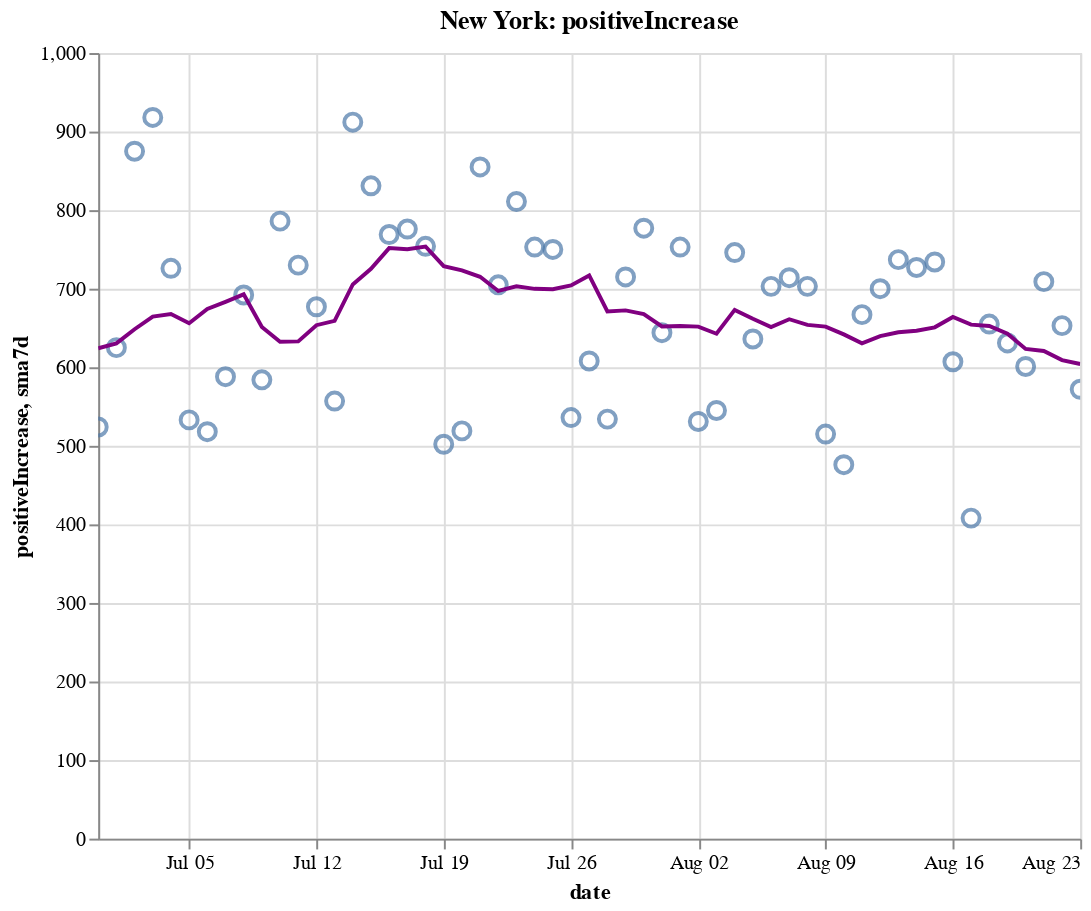

The notebook cell this image was saved under:
### Code cell
create_plot(ny, 'positiveIncrease')

### Figure 1 — Vega-Lite specification as saved in the notebook (floating-point values rounded to 4 significant figures)
{"config": {"view": {"continuousWidth": 400, "continuousHeight": 300}}, "layer": [{"layer": [{"mark": {"type": "point", "size": 75}, "encoding": {"tooltip": [{"type": "temporal", "field": "date"}, {"type": "quantitative", "field": "positiveIncrease"}, {"type": "quantitative", "field": "sma7d"}], "x": {"type": "temporal", "field": "date"}, "y": {"type": "quantitative", "field": "positiveIncrease"}}, "selection": {"selector008": {"type": "interval", "bind": "scales", "encodings": ["x", "y"]}}}, {"mark": {"type": "line", "color": "purple"}, "encoding": {"x": {"type": "temporal", "field": "date"}, "y": {"type": "quantitative", "field": "sma7d"}}}]}, {"mark": {"type": "rule", "color": "#aaa"}, "encoding": {"x": {"type": "temporal", "field": "date"}}, "transform": [{"filter": {"selection": "selector007"}}]}, {"mark": "circle", "encoding": {"opacity": {"condition": {"value": 1, "selection": "selector007"}, "value": 0}, "tooltip": [{"type": "temporal", "field": "date"}, {"type": "quantitative", "field": "positiveIncrease"}, {"type": "quantitative", "field": "sma7d"}], "x": {"type": "temporal", "field": "date"}, "y": {"type": "quantitative", "field": "positiveIncrease"}}, "selection": {"selector007": {"type": "single", "encodings": ["x"], "on": "mouseover", "nearest": true, "empty": "none"}}}, {"mark": {"type": "text", "align": "left", "dx": 5, "dy": -5, "stroke": "white", "strokeWidth": 2}, "encoding": {"text": {"type": "quantitative", "field": "positiveIncrease"}, "tooltip": [{"type": "temporal", "field": "date"}, {"type": "quantitative", "field": "positiveIncrease"}, {"type": "quantitative", "field": "sma7d"}], "x": {"type": "temporal", "field": "date"}, "y": {"type": "quantitative", "field": "positiveIncrease"}}, "transform": [{"filter": {"selection": "selector007"}}]}, {"mark": {"type": "text", "align": "left", "dx": 5, "dy": -5}, "encoding": {"text": {"type": "quantitative", "field": "positiveIncrease"}, "tooltip": [{"type": "temporal", "field": "date"}, {"type": "quantitative", "field": "positiveIncrease"}, {"type": "quantitative", "field": "sma7d"}], "x": {"type": "temporal", "field": "date"}, "y": {"type": "quantitative", "field": "positiveIncrease"}}, "transform": [{"filter": {"selection": "selector007"}}]}], "data": {"name": "data-45948ccfe292f60e9640fbe8dc798075"}, "height": 400, "title": "New York: positiveIncrease", "width": 500, "$schema": "https://vega.github.io/schema/vega-lite/v4.8.1.json", "datasets": {"data-45948ccfe292f60e9640fbe8dc798075": [{"date": "2020-06-30T00:00:00", "totalTestResultsIncrease": 52020.0, "positiveIncrease": 524.0, "death": 24860.0, "deathIncrease": 13.0, "positiveRate": 0.01, "state": "New York", "sma7d": 624.1}, {"date": "2020-07-01T00:00:00", "totalTestResultsIncrease": 56710.0, "positiveIncrease": 625.0, "death": 24870.0, "deathIncrease": 11.0, "positiveRate": 0.011, "state": "New York", "sma7d": 630.4}, {"date": "2020-07-02T00:00:00", "totalTestResultsIncrease": 69940.0, "positiveIncrease": 875.0, "death": 24880.0, "deathIncrease": 11.0, "positiveRate": 0.013, "state": "New York", "sma7d": 648.4}, {"date": "2020-07-03T00:00:00", "totalTestResultsIncrease": 66390.0, "positiveIncrease": 918.0, "death": 24880.0, "deathIncrease": 8.0, "positiveRate": 0.014, "state": "New York", "sma7d": 664.6}, {"date": "2020-07-04T00:00:00", "totalTestResultsIncrease": 62400.0, "positiveIncrease": 726.0, "death": 24900.0, "deathIncrease": 11.0, "positiveRate": 0.012, "state": "New York", "sma7d": 667.9}, {"date": "2020-07-05T00:00:00", "totalTestResultsIncrease": 63420.0, "positiveIncrease": 533.0, "death": 24900.0, "deathIncrease": 8.0, "positiveRate": 0.008, "state": "New York", "sma7d": 656.0}, {"date": "2020-07-06T00:00:00", "totalTestResultsIncrease": 54330.0, "positiveIncrease": 518.0, "death": 24910.0, "deathIncrease": 9.0, "positiveRate": 0.01, "state": "New York", "sma7d": 674.1}, {"date": "2020-07-07T00:00:00", "totalTestResultsIncrease": 56740.0, "positiveIncrease": 588.0, "death": 24920.0, "deathIncrease": 11.0, "positiveRate": 0.01, "state": "New York", "sma7d": 683.3}, {"date": "2020-07-08T00:00:00", "totalTestResultsIncrease": 57580.0, "positiveIncrease": 692.0, "death": 24940.0, "deathIncrease": 20.0, "positiveRate": 0.012, "state": "New York", "sma7d": 692.9}, {"date": "2020-07-09T00:00:00", "totalTestResultsIncrease": 65560.0, "positiveIncrease": 584.0, "death": 24960.0, "deathIncrease": 15.0, "positiveRate": 0.009, "state": "New York", "sma7d": 651.3}, {"date": "2020-07-10T00:00:00", "totalTestResultsIncrease": 73560.0, "positiveIncrease": 786.0, "death": 24970.0, "deathIncrease": 9.0, "positiveRate": 0.011, "state": "New York", "sma7d": 632.4}, {"date": "2020-07-11T00:00:00", "totalTestResultsIncrease": 69200.0, "positiveIncrease": 730.0, "death": 24970.0, "deathIncrease": 6.0, "positiveRate": 0.011, "state": "New York", "sma7d": 633.0}, {"date": "2020-07-12T00:00:00", "totalTestResultsIncrease": 62420.0, "positiveIncrease": 677.0, "death": 24980.0, "deathIncrease": 5.0, "positiveRate": 0.011, "state": "New York", "sma7d": 653.6}, {"date": "2020-07-13T00:00:00", "totalTestResultsIncrease": 51690.0, "positiveIncrease": 557.0, "death": 24990.0, "deathIncrease": 10.0, "positiveRate": 0.011, "state": "New York", "sma7d": 659.1}, {"date": "2020-07-14T00:00:00", "totalTestResultsIncrease": 60040.0, "positiveIncrease": 912.0, "death": 24990.0, "deathIncrease": 5.0, "positiveRate": 0.015, "state": "New York", "sma7d": 705.4}, {"date": "2020-07-15T00:00:00", "totalTestResultsIncrease": 63600.0, "positiveIncrease": 831.0, "death": 25000.0, "deathIncrease": 9.0, "positiveRate": 0.013, "state": "New York", "sma7d": 725.3}, {"date": "2020-07-16T00:00:00", "totalTestResultsIncrease": 72680.0, "positiveIncrease": 769.0, "death": 25010.0, "deathIncrease": 11.0, "positiveRate": 0.011, "state": "New York", "sma7d": 751.7}, {"date": "2020-07-17T00:00:00", "totalTestResultsIncrease": 78240.0, "positiveIncrease": 776.0, "death": 25020.0, "deathIncrease": 10.0, "positiveRate": 0.01, "state": "New York", "sma7d": 750.3}, {"date": "2020-07-18T00:00:00", "totalTestResultsIncrease": 69820.0, "positiveIncrease": 754.0, "death": 25040.0, "deathIncrease": 11.0, "positiveRate": 0.011, "state": "New York", "sma7d": 753.7}, {"date": "2020-07-19T00:00:00", "totalTestResultsIncrease": 46200.0, "positiveIncrease": 502.0, "death": 25050.0, "deathIncrease": 13.0, "positiveRate": 0.011, "state": "New York", "sma7d": 728.7}, {"date": "2020-07-20T00:00:00", "totalTestResultsIncrease": 49340.0, "positiveIncrease": 519.0, "death": 25060.0, "deathIncrease": 8.0, "positiveRate": 0.011, "state": "New York", "sma7d": 723.3}, {"date": "2020-07-21T00:00:00", "totalTestResultsIncrease": 66170.0, "positiveIncrease": 855.0, "death": 25060.0, "deathIncrease": 2.0, "positiveRate": 0.013, "state": "New York", "sma7d": 715.1}, {"date": "2020-07-22T00:00:00", "totalTestResultsIncrease": 67660.0, "positiveIncrease": 705.0, "death": 25070.0, "deathIncrease": 10.0, "positiveRate": 0.01, "state": "New York", "sma7d": 697.1}, {"date": "2020-07-23T00:00:00", "totalTestResultsIncrease": 69700.0, "positiveIncrease": 811.0, "death": 25080.0, "deathIncrease": 13.0, "positiveRate": 0.012, "state": "New York", "sma7d": 703.1}, {"date": "2020-07-24T00:00:00", "totalTestResultsIncrease": 76510.0, "positiveIncrease": 753.0, "death": 25090.0, "deathIncrease": 9.0, "positiveRate": 0.01, "state": "New York", "sma7d": 699.9}, {"date": "2020-07-25T00:00:00", "totalTestResultsIncrease": 71470.0, "positiveIncrease": 750.0, "death": 25100.0, "deathIncrease": 13.0, "positiveRate": 0.01, "state": "New York", "sma7d": 699.3}, {"date": "2020-07-26T00:00:00", "totalTestResultsIncrease": 53570.0, "positiveIncrease": 536.0, "death": 25110.0, "deathIncrease": 3.0, "positiveRate": 0.01, "state": "New York", "sma7d": 704.1}, {"date": "2020-07-27T00:00:00", "totalTestResultsIncrease": 57270.0, "positiveIncrease": 608.0, "death": 25120.0, "deathIncrease": 11.0, "positiveRate": 0.011, "state": "New York", "sma7d": 716.9}, {"date": "2020-07-28T00:00:00", "totalTestResultsIncrease": 57400.0, "positiveIncrease": 534.0, "death": 25130.0, "deathIncrease": 9.0, "positiveRate": 0.009, "state": "New York", "sma7d": 671.0}, {"date": "2020-07-29T00:00:00", "totalTestResultsIncrease": 62280.0, "positiveIncrease": 715.0, "death": 25130.0, "deathIncrease": 6.0, "positiveRate": 0.011, "state": "New York", "sma7d": 672.4}, {"date": "2020-07-30T00:00:00", "totalTestResultsIncrease": 73550.0, "positiveIncrease": 777.0, "death": 25140.0, "deathIncrease": 13.0, "positiveRate": 0.011, "state": "New York", "sma7d": 667.6}, {"date": "2020-07-31T00:00:00", "totalTestResultsIncrease": 68870.0, "positiveIncrease": 644.0, "death": 25150.0, "deathIncrease": 5.0, "positiveRate": 0.009, "state": "New York", "sma7d": 652.0}, {"date": "2020-08-01T00:00:00", "totalTestResultsIncrease": 82740.0, "positiveIncrease": 753.0, "death": 25160.0, "deathIncrease": 14.0, "positiveRate": 0.009, "state": "New York", "sma7d": 652.4}, {"date": "2020-08-02T00:00:00", "totalTestResultsIncrease": 58960.0, "positiveIncrease": 531.0, "death": 25170.0, "deathIncrease": 6.0, "positiveRate": 0.009, "state": "New York", "sma7d": 651.7}, {"date": "2020-08-03T00:00:00", "totalTestResultsIncrease": 51840.0, "positiveIncrease": 545.0, "death": 25170.0, "deathIncrease": 2.0, "positiveRate": 0.011, "state": "New York", "sma7d": 642.7}, {"date": "2020-08-04T00:00:00", "totalTestResultsIncrease": 70990.0, "positiveIncrease": 746.0, "death": 25180.0, "deathIncrease": 3.0, "positiveRate": 0.011, "state": "New York", "sma7d": 673.0}, {"date": "2020-08-05T00:00:00", "totalTestResultsIncrease": 72670.0, "positiveIncrease": 636.0, "death": 25180.0, "deathIncrease": 4.0, "positiveRate": 0.009, "state": "New York", "sma7d": 661.7}, {"date": "2020-08-06T00:00:00", "totalTestResultsIncrease": 72370.0, "positiveIncrease": 703.0, "death": 25180.0, "deathIncrease": 6.0, "positiveRate": 0.01, "state": "New York", "sma7d": 651.1}, {"date": "2020-08-07T00:00:00", "totalTestResultsIncrease": 70170.0, "positiveIncrease": 714.0, "death": 25190.0, "deathIncrease": 5.0, "positiveRate": 0.01, "state": "New York", "sma7d": 661.1}, {"date": "2020-08-08T00:00:00", "totalTestResultsIncrease": 74860.0, "positiveIncrease": 703.0, "death": 25200.0, "deathIncrease": 5.0, "positiveRate": 0.009, "state": "New York", "sma7d": 654.0}, {"date": "2020-08-09T00:00:00", "totalTestResultsIncrease": 65810.0, "positiveIncrease": 515.0, "death": 25200.0, "deathIncrease": 7.0, "positiveRate": 0.008, "state": "New York", "sma7d": 651.7}, {"date": "2020-08-10T00:00:00", "totalTestResultsIncrease": 54000.0, "positiveIncrease": 476.0, "death": 25200.0, "deathIncrease": 2.0, "positiveRate": 0.009, "state": "New York", "sma7d": 641.9}, {"date": "2020-08-11T00:00:00", "totalTestResultsIncrease": 77060.0, "positiveIncrease": 667.0, "death": 25210.0, "deathIncrease": 7.0, "positiveRate": 0.009, "state": "New York", "sma7d": 630.6}, {"date": "2020-08-12T00:00:00", "totalTestResultsIncrease": 87780.0, "positiveIncrease": 700.0, "death": 25220.0, "deathIncrease": 7.0, "positiveRate": 0.008, "state": "New York", "sma7d": 639.7}, {"date": "2020-08-13T00:00:00", "totalTestResultsIncrease": 87900.0, "positiveIncrease": 737.0, "death": 25230.0, "deathIncrease": 10.0, "positiveRate": 0.008, "state": "New York", "sma7d": 644.6}, {"date": "2020-08-14T00:00:00", "totalTestResultsIncrease": 85460.0, "positiveIncrease": 727.0, "death": 25230.0, "deathIncrease": 4.0, "positiveRate": 0.009, "state": "New York", "sma7d": 646.4}, {"date": "2020-08-15T00:00:00", "totalTestResultsIncrease": 88670.0, "positiveIncrease": 734.0, "death": 25240.0, "deathIncrease": 12.0, "positiveRate": 0.008, "state": "New York", "sma7d": 650.9}, {"date": "2020-08-16T00:00:00", "totalTestResultsIncrease": 77690.0, "positiveIncrease": 607.0, "death": 25250.0, "deathIncrease": 6.0, "positiveRate": 0.008, "state": "New York", "sma7d": 664.0}, {"date": "2020-08-17T00:00:00", "totalTestResultsIncrease": 56890.0, "positiveIncrease": 408.0, "death": 25260.0, "deathIncrease": 6.0, "positiveRate": 0.007, "state": "New York", "sma7d": 654.3}, {"date": "2020-08-18T00:00:00", "totalTestResultsIncrease": 66890.0, "positiveIncrease": 655.0, "death": 25260.0, "deathIncrease": 8.0, "positiveRate": 0.01, "state": "New York", "sma7d": 652.6}, {"date": "2020-08-19T00:00:00", "totalTestResultsIncrease": 80420.0, "positiveIncrease": 631.0, "death": 25270.0, "deathIncrease": 6.0, "positiveRate": 0.008, "state": "New York", "sma7d": 642.7}, {"date": "2020-08-20T00:00:00", "totalTestResultsIncrease": 80980.0, "positiveIncrease": 601.0, "death": 25280.0, "deathIncrease": 5.0, "positiveRate": 0.007, "state": "New York", "sma7d": 623.3}, {"date": "2020-08-21T00:00:00", "totalTestResultsIncrease": 98880.0, "positiveIncrease": 709.0, "death": 25280.0, "deathIncrease": 3.0, "positiveRate": 0.007, "state": "New York", "sma7d": 620.7}, {"date": "2020-08-22T00:00:00", "totalTestResultsIncrease": 94850.0, "positiveIncrease": 653.0, "death": 25280.0, "deathIncrease": 4.0, "positiveRate": 0.007, "state": "New York", "sma7d": 609.1}, {"date": "2020-08-23T00:00:00", "totalTestResultsIncrease": 74040.0, "positiveIncrease": 572.0, "death": 25290.0, "deathIncrease": 6.0, "positiveRate": 0.008, "state": "New York", "sma7d": 604.1}]}}
